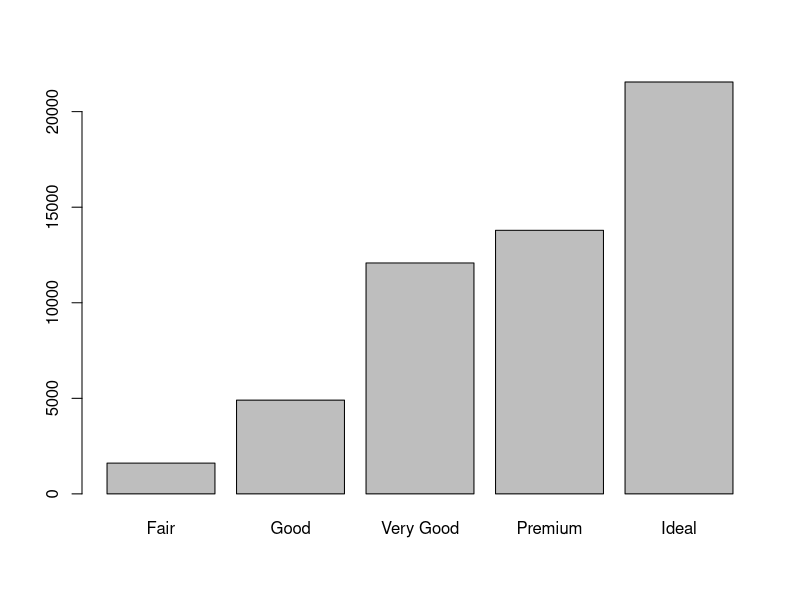
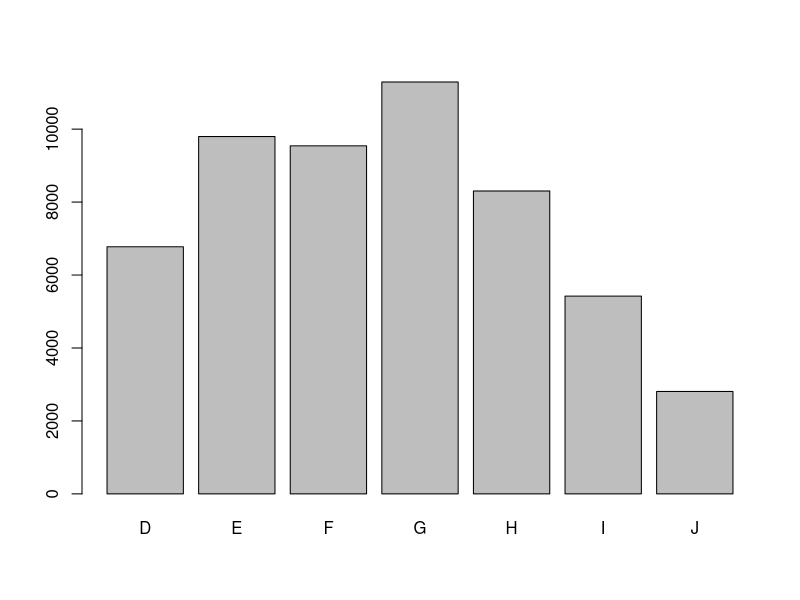
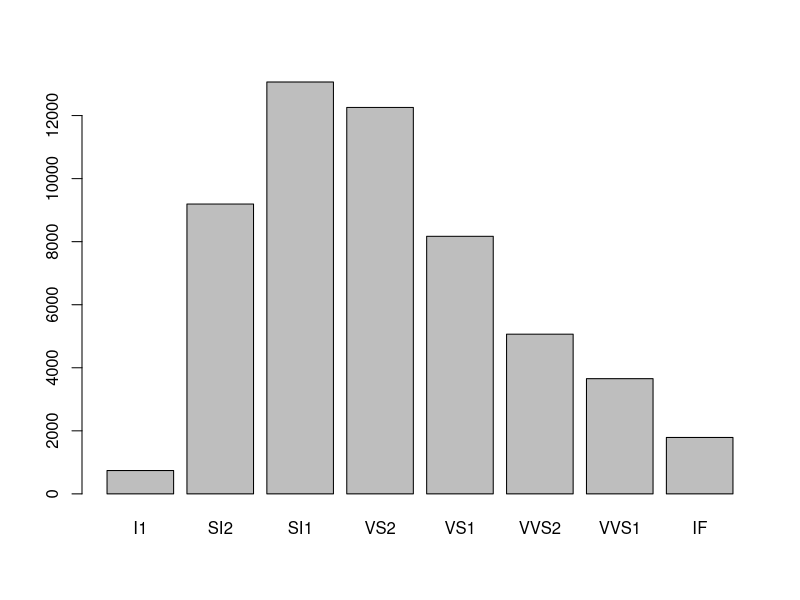
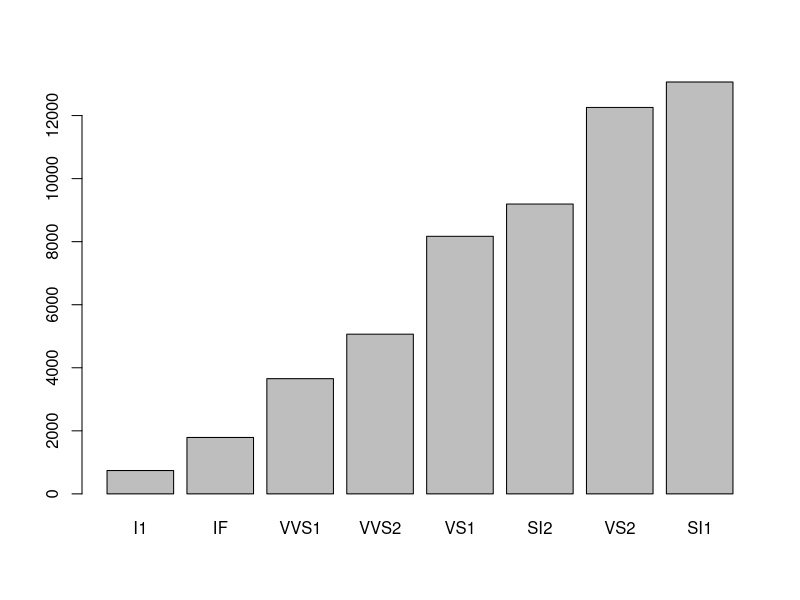
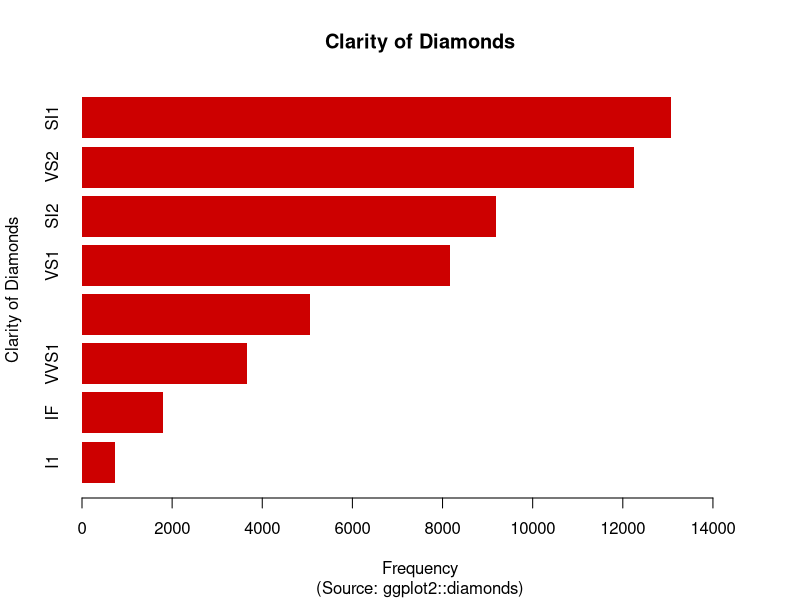
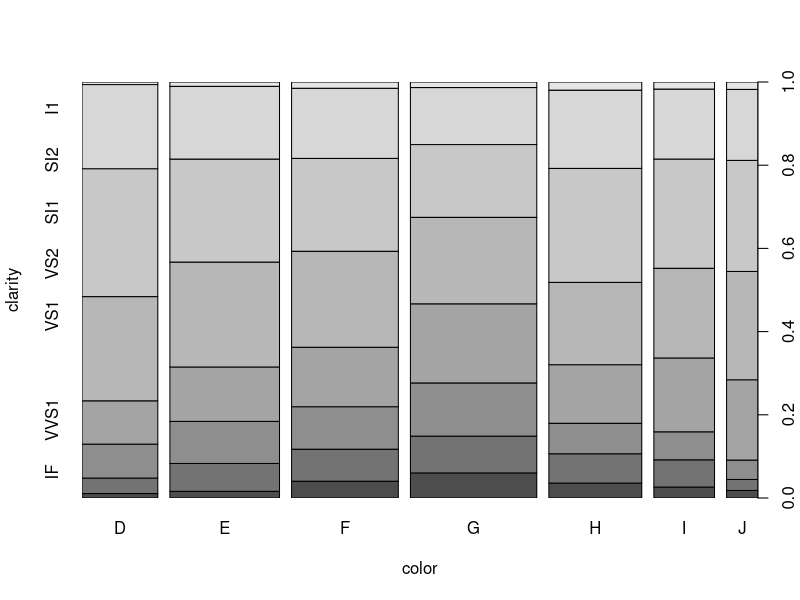
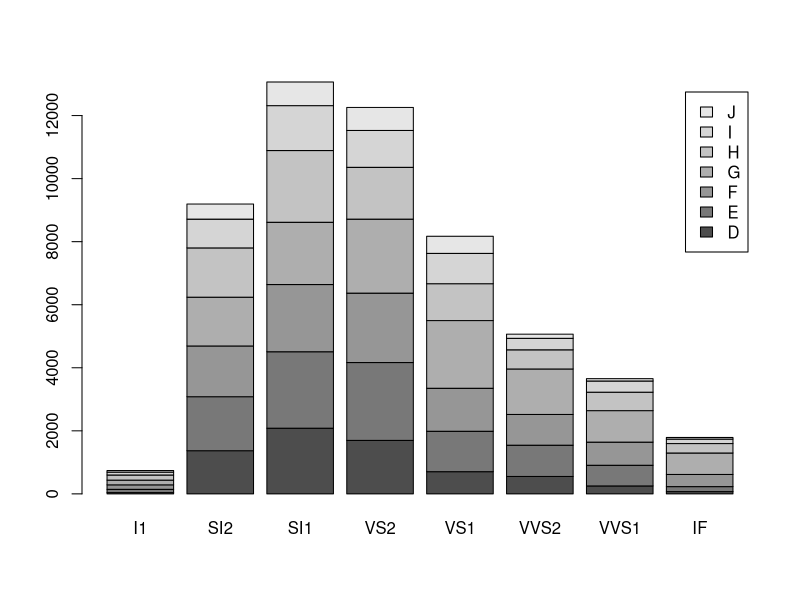
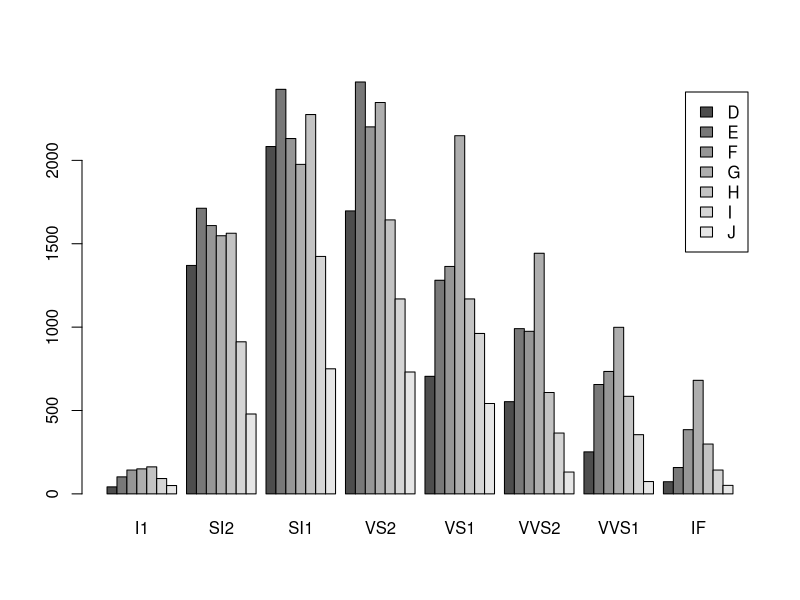

Write R code to recreate these figures, in order.
# load packages
library(tidyverse)

# load dataset
?diamonds
diamonds

# barplot of frequencies
?plot
?barplot

# shortest way to make a barplot
plot(diamonds$cut)

# similar way using pipes
diamonds %>%
    select(color) %>%
    plot()

# to use barplot we need to use a table
?table

diamonds %>%
    select(clarity) %>%
    table() %>%
    barplot()

# sort bars bydecreasing values (not for ordina x)
diamonds %>%
    select(clarity) %>%
    table() %>%
    sort(descending = T) %>%
    barplot()

# add options to the plot
diamonds %>%
    select(clarity) %>%
    table() %>%
    sort(descending = T) %>%
    barplot(
        main   = "Clarity of Diamonds",
        sub    = "(Source: ggplot2::diamonds)",
        horiz  = T, # draw horizontal bars
        ylab   = "Clarity of Diamonds", # flip axis values
        xlab   = "Frequency",
        xlim   = c(0, 15000), # limit for X axis
        border = NA, # no borders
        col    = "#CD0000" # red3
    )

# Side-by-side barplot of frequencies
# 100% stacked bar
diamonds %>%
    select(color, clarity) %>%
    plot()

# stacked bars: step 1: create a table
df <- diamonds %>%
            select(color, clarity) %>%
            table() %>%
            print() # show table in console

# create a graph
df %>%
    barplot(legend = rownames(.)) # draw plot w/legend

df %>%
    barplot(
        legend = rownames(.),
        beside = T # put bars next to each other
    )

# Clean up
rm(list = ls())

# Clear packages
detach("package:tidyverse", unload= T)
